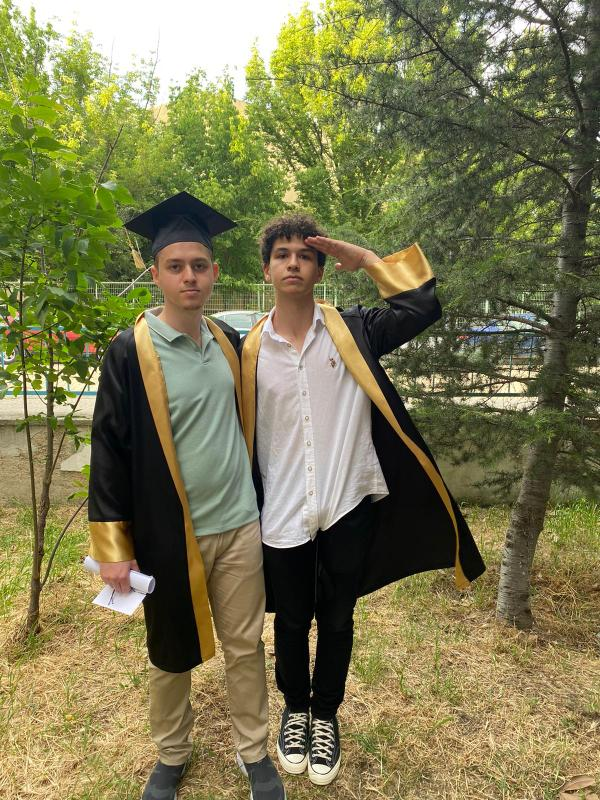
#> input picture Resimler/2 (68).jpg, 600 x 800 px, found by its file name
$ python '7döndürmeislemi.py'
#> lines starting #> are read from the running program, lines starting #| are printed output that depends on the picture
import cv2
import numpy as np


img1=cv2.imread("2 (68).jpg",0)
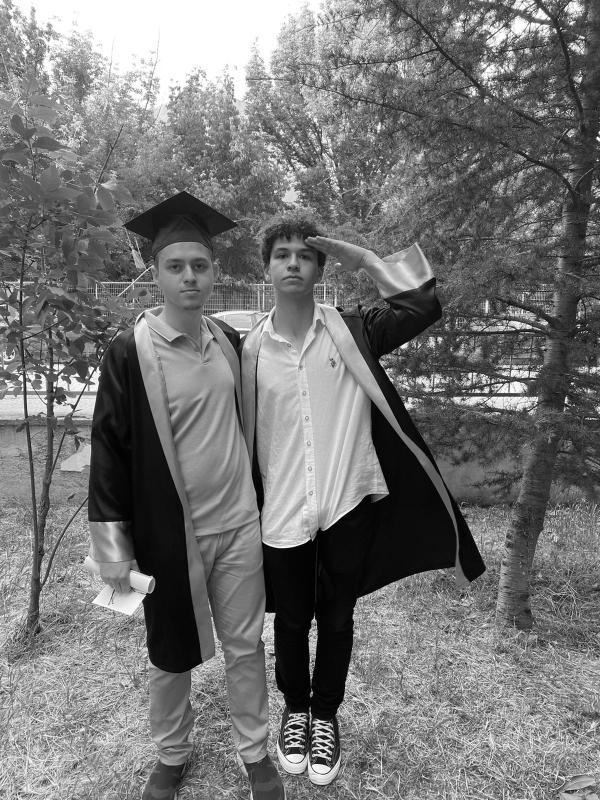
#> img1: shape (800, 600); min 0, max 255, mean 117


sat,sut=img1.shape
#> sat = 800; sut = 600


m=cv2.getRotationMatrix2D((sut/2,sat/2),270,1)#getRotationmatrix2d unutma
d=cv2.warpAffine(img1,m,(sut,sat))#warpaffine unutma
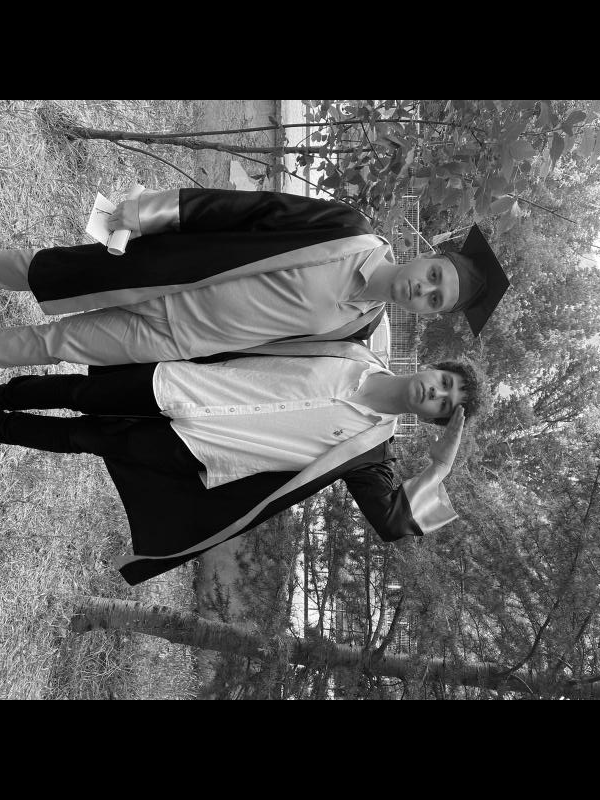
#> d: shape (800, 600); min 0, max 255, mean 78.2

cv2.imshow("1",d)
cv2.waitKey(0)
cv2.destroyAllWindows()

$ run again, with Resimler/2 (65).jpg copied over Resimler/2 (68).jpg
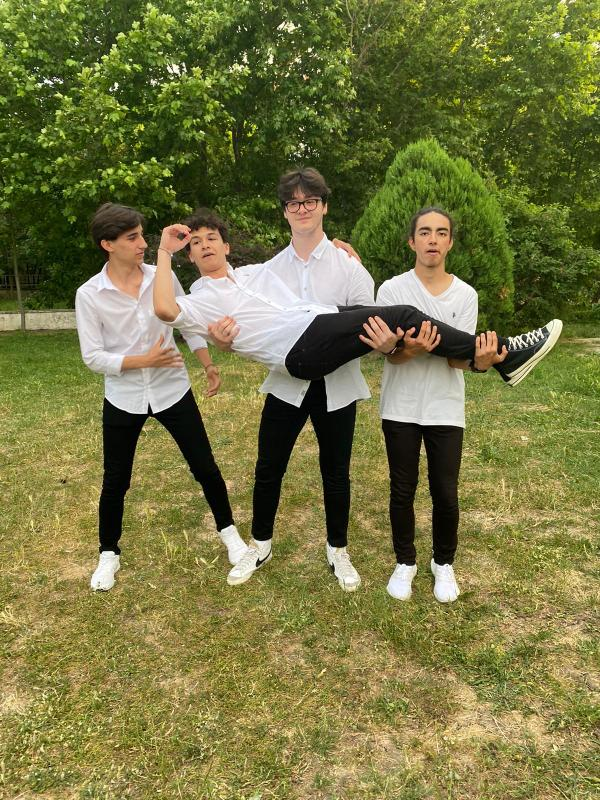
#> input picture Resimler/2 (65).jpg, 600 x 800 px, found by its file name
#> `img1=cv2.imread("2 (68).jpg",0)`:
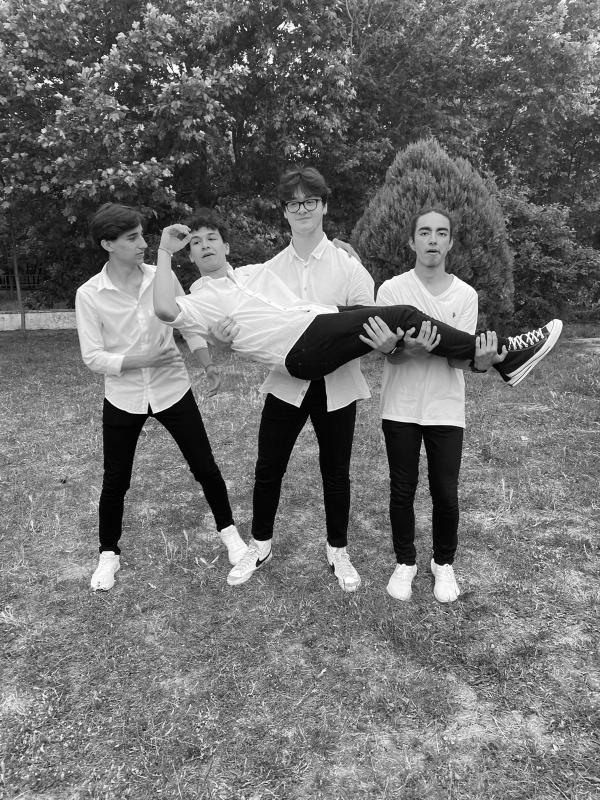
#> img1: shape (800, 600); min 0, max 255, mean 112.6
#> `d=cv2.warpAffine(img1,m,(sut,sat))#warpaffine unutma`:
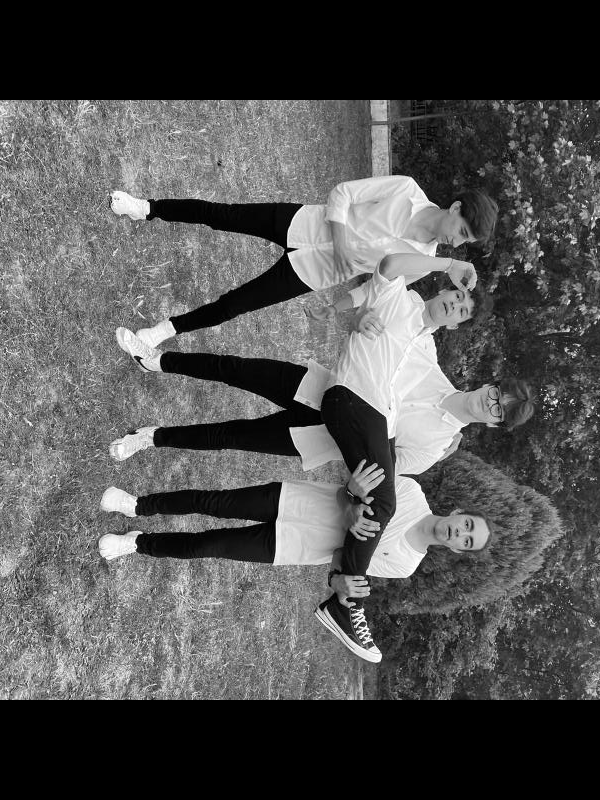
#> d: shape (800, 600); min 0, max 255, mean 83.2
